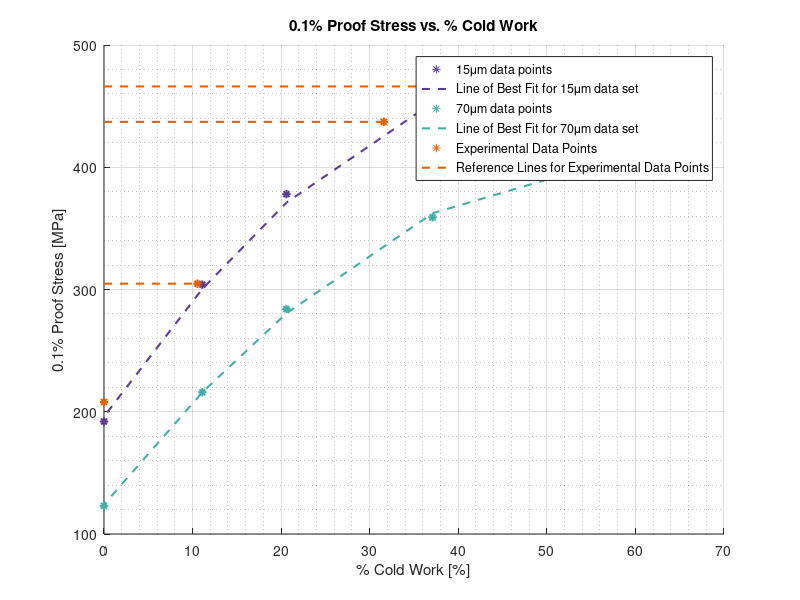

MATLAB code for this plot:
%plot the supplied points on a graph and create a lone of best fit
clear all
close all
clc
%proof stress will be on the y axis(1-4)
%.%cold work will be on the x axis (1-4)

%15
x1 = [60.4 37.1 20.6 11.1 0];   
y1 = [482 444 378 304 192];    

%70
x2 = [60.4 37.1 20.6 11.1 0];
y2 = [413 359 284 216 123];

figure (1)

scatter(x1, y1,'*','MarkerEdgeColor',[0.3633 0.2266 0.6055],...
              'MarkerFaceColor',[0.3633 0.2266 0.6055],...
              'LineWidth',1.5)
hold on

%line of best fit for 15 data values
p15 = polyfit (x1, y1, 2);
f15 = polyval (p15, x1);


plot(x1, f15,'r--' ,'Color','#5D3A9B', 'Linewidth',1.5)

hold on


scatter (x2, y2, '*', 'MarkerEdgeColor',[0.25 0.6875 0.6484],...
              'MarkerFaceColor',[0.25 0.6875 0.6484],...
              'LineWidth',1.5)

          %line of best fit for 70 data values
p70 = polyfit (x2, y2, 2);
f70 = polyval (p70, x1);


plot(x1, f70,'r--' ,'Color','#40B0A6', 'Linewidth',1.5)

hold on

title('0.1% Proof Stress vs. % Cold Work')
xlabel('% Cold Work [%]')
ylabel('0.1% Proof Stress [MPa]')
grid on
grid minor
%plot points to be extrapolated

x3 = [0 10.55 31.59 41.31];
y3 = [208.023 304.7622 437.1115 466.0902];

scatter(x3, y3,'*','MarkerEdgeColor',[0.8984 0.3789 0],...
              'MarkerFaceColor',[0.8984 0.3789 0],...
              'LineWidth',1.5)
 hold on
%now do lines to the distant 3
x4 = [0 10.55];
y4 = [304.7622 304.7622];

plot(x4, y4,'r--' ,'Color','#E66100', 'Linewidth',1.5)
 hold on
 
 
 x5 = [0 31.59];
y5 = [437.1115 437.1115];

plot(x5, y5,'r--' ,'Color','#E66100', 'Linewidth',1.5)
hold on

 x6 = [0 41.31];
y6 = [466.0902 466.0902];

plot(x6, y6,'r--' ,'Color','#E66100', 'Linewidth',1.5)

legend({'15\mum data points', 'Line of Best Fit for 15\mum data set', '70\mum data points','Line of Best Fit for 70\mum data set ', 'Experimental Data Points','Reference Lines for Experimental Data Points'});

hold off